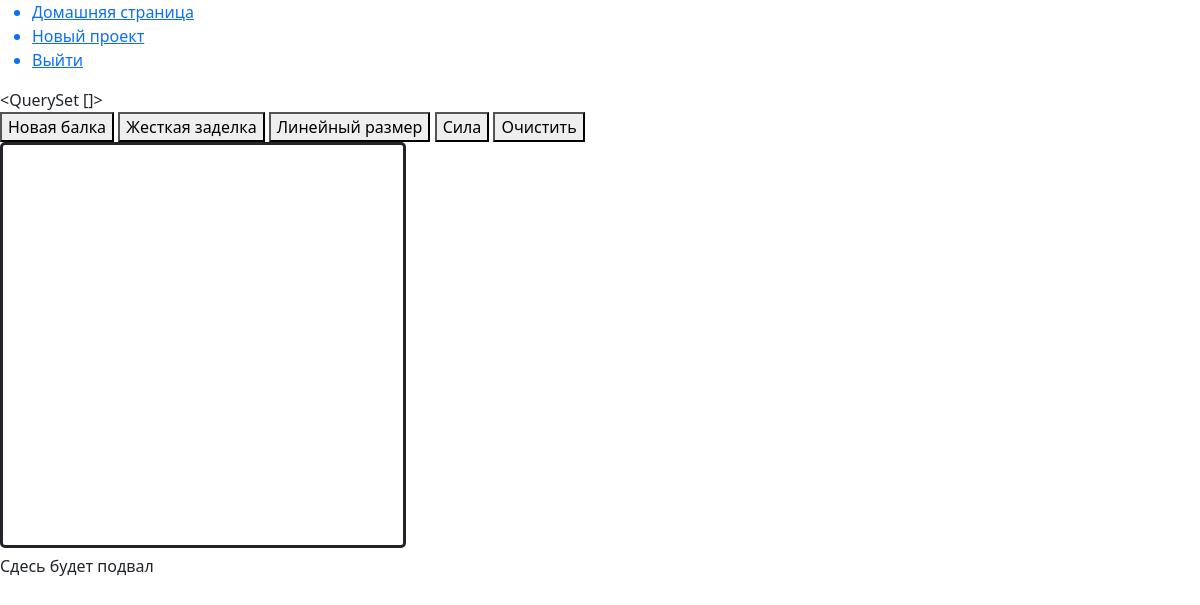
The page /beam/ on the database as committed earlier.
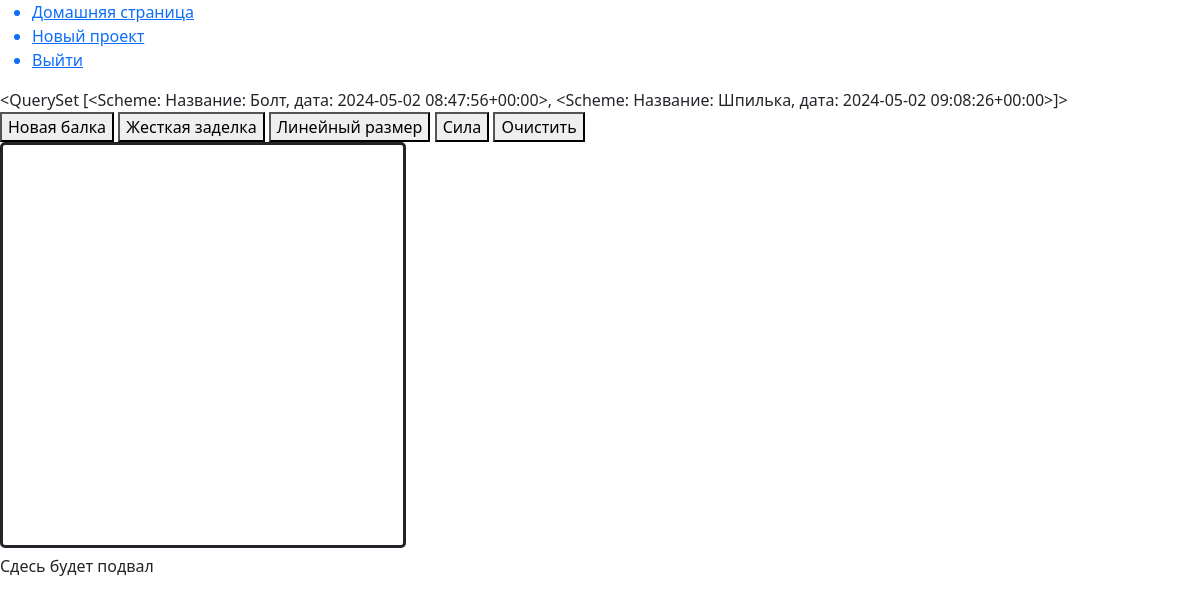
The same page on the database as committed later.
### strength_of_materials/models.py (models this page shows)
class Scheme(models.Model):
    name = models.CharField('Название', max_length=80, blank=False)
    description = models.CharField('Описание', max_length=250, blank=True, default='')
    date = models.DateTimeField('Дата публикации')
    def __str__(self):
        return f'Название: {self.name}, дата: {self.date}'
    class Meta:
        verbose_name = 'Схема'
        verbose_name_plural = 'Схемы'

### strength_of_materials/views.py (the view)
# urls.py: path('', views.index, name='beam'),
def index(request):
    context = {'schemes': Scheme.objects.all()}
    return render(request, 'beam_calculation.html', context=context)

### strength_of_materials/templates/beam_calculation.html (shortened to what this page needs)
{% extends 'base.html' %}
{% load static %}
{% block main %}
	{{ schemes }}
	<div>
			<button type ="button" id = "Beam" class ="operations" title="Для создания балки выбирите 3 точки существующие или новые">Новая балка</button>
			<button type ="button" id = "Hard_connection" class ="operations" title="Для создания заделки выбирите сущестующие осевую и точку">Жесткая заделка</button>
			<button type ="button" id = "Size" class ="operations" title="Для создания размера выбирите существующие осевую и 2 точки и одну ">Линейный размер</button>
			<button type ="button" id = "Force" class ="operations" title="Для создания силы выбирите существующую осевую и точку">Сила</button>
			<button type ="button" id = "clear_scheme" class ="operations" title="Схема будет полностью очишена">Очистить</button>
		</div>
		<canvas id="calculated_scheme"></canvas>
{% endblock %}

Rows that differ between the two databases and show on the page:
added Scheme: name+date "<QuerySet [<Scheme: Название: Болт, дата: 2024-05-02 08:47:56+00:00>, <Scheme: Название: Шпилька, дата: 2024-05-02 09:08:26+00:00>]>"
Other text that changed with them:
{{ schemes }}: "<QuerySet []>" → (not shown)
